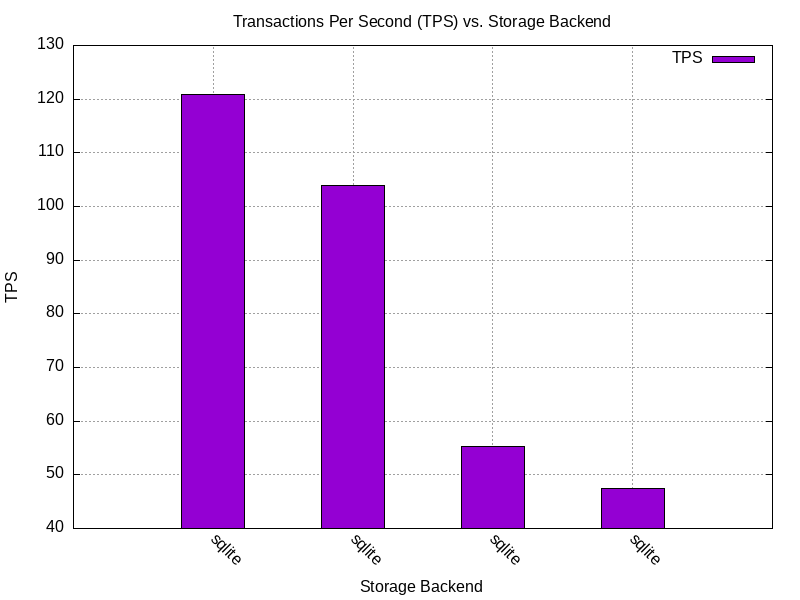

Recreate this plot in gnuplot.
set terminal png size 800,600
set output "benchmark_charts/tps_vs_storage.png"
set title "Transactions Per Second (TPS) vs. Storage Backend"
set xlabel "Storage Backend"
set ylabel "TPS"
set grid
set key top right
set style data histogram
set style histogram cluster gap 1
set style fill solid border -1
set boxwidth 0.9
set xtic rotate by -45 scale 0
set datafile separator ","
# Skip header line
plot "benchmark_results/sqlite/benchmark_results.csv" using 2:xtic(5) every ::1 title "TPS"
